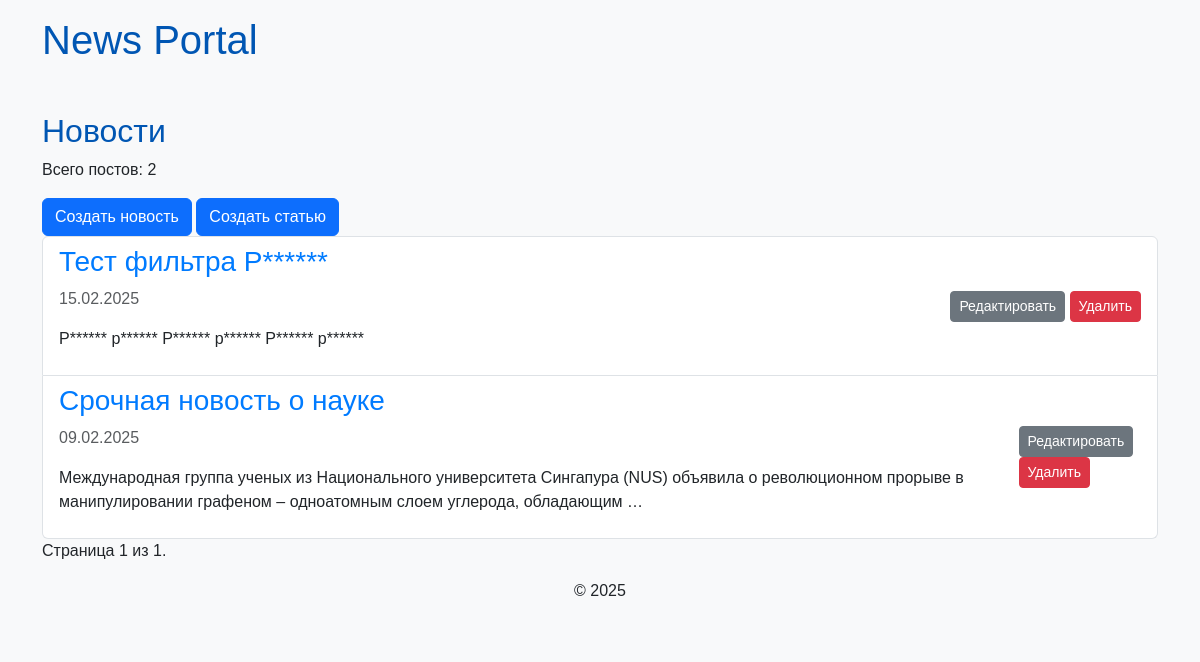
The app's page /, older data.
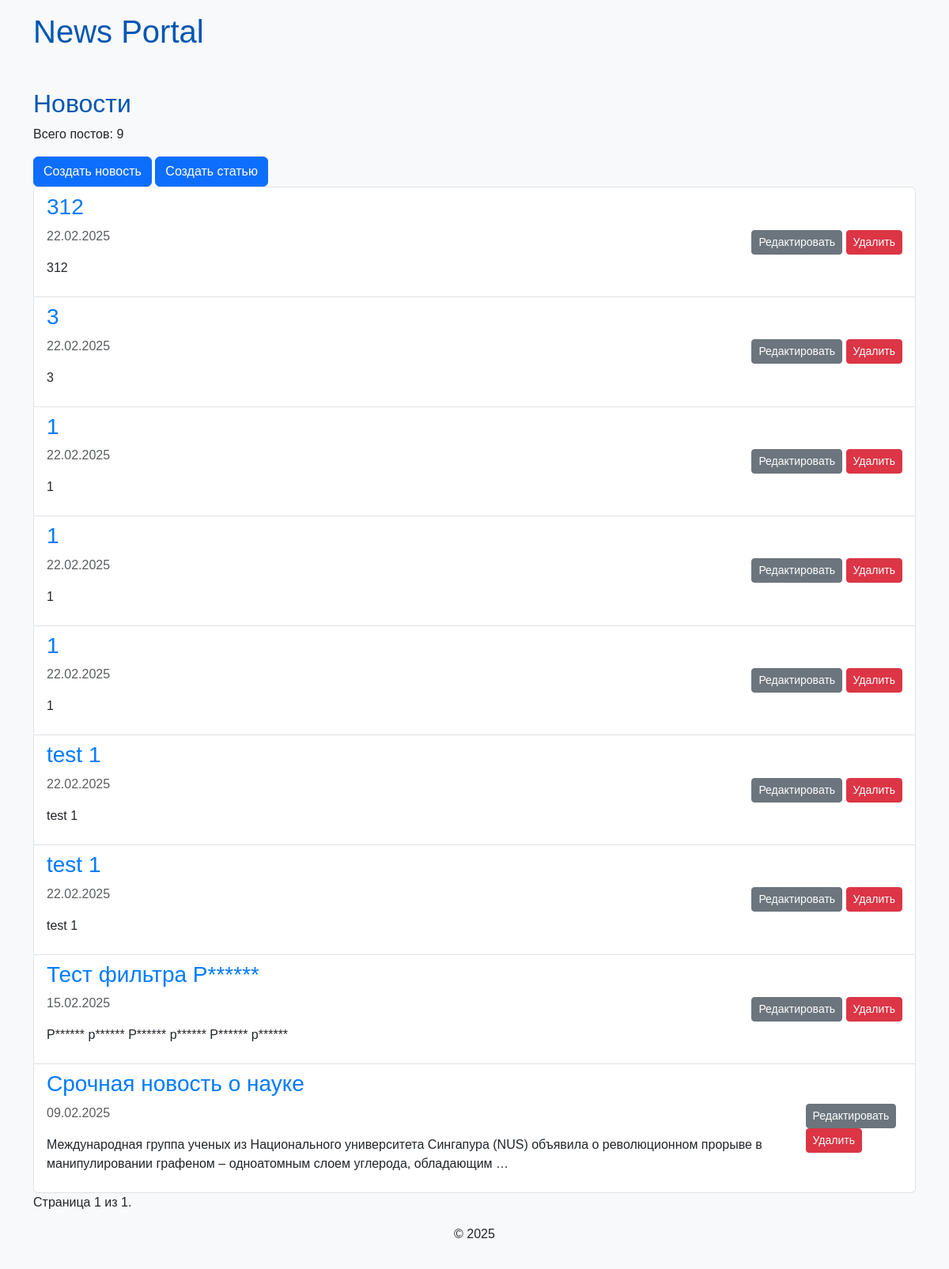
The same page, newer data.
### news/models.py (models this page shows, shortened)
class Post(models.Model):
    ARTICLE = 'AR'
    NEWS = 'NW'
    POST_TYPES = [
        (ARTICLE, 'Статья'),
        (NEWS, 'Новость'),
    ]
    author = models.ForeignKey(Author, on_delete=models.CASCADE)
    post_type = models.CharField(max_length=2, choices=POST_TYPES, default=NEWS)
    date_created = models.DateTimeField(auto_now_add=True)
    categories = models.ManyToManyField(Category, through='PostCategory')
    title = models.CharField(max_length=255)
    text = models.TextField()
    rating = models.IntegerField(default=0)

### news/views.py (the view)
# urls.py: path('', views.PostList.as_view(), name='post_list'),
class PostList(ListView):
    model = Post
    ordering = '-date_created'
    template_name = 'news/post_list.html'  # Убедитесь, что этот шаблон существует
    context_object_name = 'posts'
    paginate_by = 10
    def get_queryset(self):
        queryset = super().get_queryset()
        self.post_type = self.request.GET.get('post_type', 'NW')  # NW как default
        if self.post_type not in ['NW', 'AR']:
            self.post_type = 'NW'  # Validation
        queryset = queryset.filter(post_type=self.post_type)
        return queryset
    def get_context_data(self, **kwargs):
        context = super().get_context_data(**kwargs)
        context['post_type'] = self.post_type
        context['is_news'] = self.post_type == 'NW'
        context['is_article'] = self.post_type == 'AR'
        return context

### news/templatetags/custom_filters.py (called while the page is built)
@register.filter(name='censor')
def censor(value):
    if not isinstance(value, str):
        raise ValueError("Фильтр censor может быть применен только к строкам.")
    words = value.split()
    censored_text = []
    for word in words:
        if word in censored_words:
            censored_word = word[0] + '*' * (len(word) - 1)
            censored_text.append(censored_word)
        else:
            censored_text.append(word)
    return ' '.join(censored_text)

### templates/news/post_list.html (shortened to what this page needs)
{% extends 'default.html' %}
{% load custom_filters %}
{% block content %}
    <h2>{% if is_news %}Новости{% else %}Статьи{% endif %}</h2>
    <p>Всего постов: {{ page_obj.paginator.count }}</p>
    <a href="{% url 'news_create' %}" class="btn btn-primary">Создать новость</a>
    <a href="{% url 'articles_create' %}" class="btn btn-primary">Создать статью</a>
    <ul class="list-group">
        {% for post in posts %}
            <li class="list-group-item d-flex justify-content-between align-items-center">
                <div>
                    <h3><a href="{% url 'news_detail' news_id=post.pk %}">{{ post.title|censor }}</a></h3>
                    <p class="text-muted">{{ post.date_created|date:"d.m.Y" }}</p>
                    <p>{{ post.text|censor|truncatewords:20 }}</p>
                </div>
                <div>
                    <a href="{% url 'news_edit' pk=post.pk %}" class="btn btn-sm btn-secondary">Редактировать</a>
                    <a href="{% url 'news_delete' pk=post.pk %}" class="btn btn-sm btn-danger">Удалить</a>
                </div>
            </li>
        {% endfor %}
    </ul>
    <div class="pagination">
        <span class="step-links">
            <span class="current">
                Страница {{ page_obj.number }} из {{ page_obj.paginator.num_pages }}.
            </span>
        </span>
    </div>
{% endblock %}

Row changes from the older to the newer data that the page shows:
added Post: title|censor "312", date_created "22.02.2025", text|censor "312"
added Post: title|censor "3", date_created "22.02.2025", text|censor "3"
added Post: title|censor "1", date_created "22.02.2025", text|censor "1"
added Post: title|censor "1", date_created "22.02.2025", text|censor "1"
added Post: title|censor "1", date_created "22.02.2025", text|censor "1"
added Post: title|censor "test 1", date_created "22.02.2025", text|censor "test 1"
added Post: title|censor "test 1", date_created "22.02.2025", text|censor "test 1"
Text that changed along with them:
{{ page_obj.paginator.count }}: "2" → "9"
